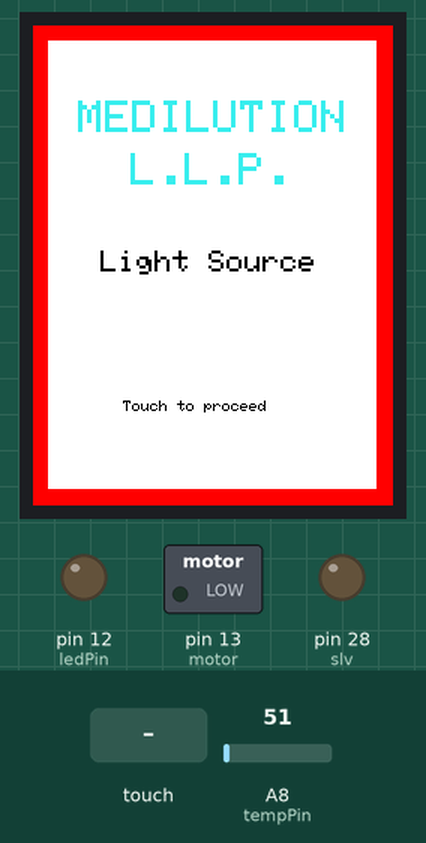
This sketch was run on a simulated Arduino Mega 2560, built with avr-gcc and run on an emulated ATmega2560. Shown: 240×320 colour display, switched loads named in the sketch (green lamp = pin HIGH), output pins drawn as LEDs (lit = HIGH). Inputs (shaded band) come from the test bench; at power-on: A8 (tempPin) = 51. EEPROM starts erased; what the sketch prints to the serial monitor is not drawn.

Above: at 1.0 s.
1.1 s: touch panel pressed at 62 % / 70 % of its raw x / y range
At 2.0 s:
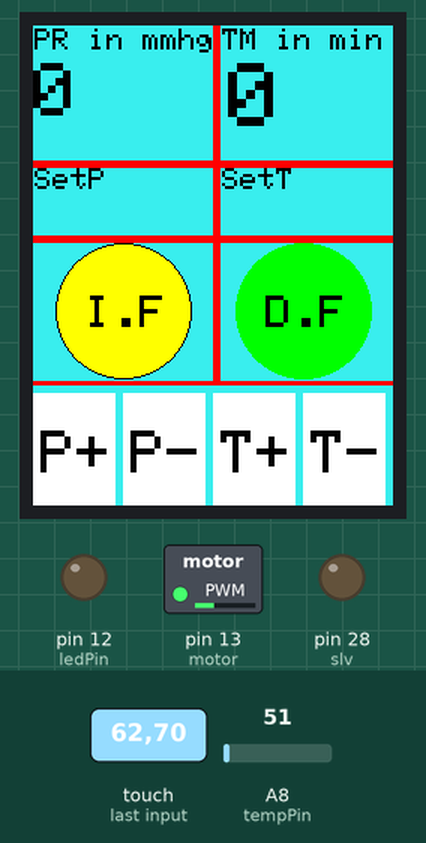
2.7 s: touch panel pressed at 13 % / 70 % of its raw x / y range
At 3.1 s:
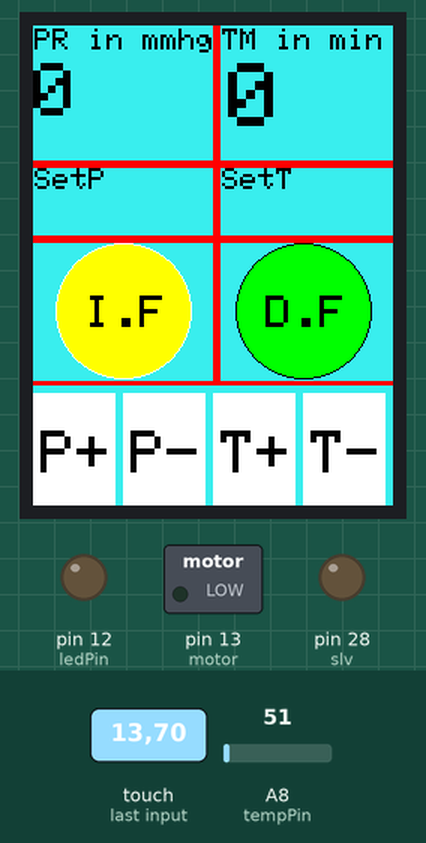
4.2 s: touch panel pressed at 13 % / 90 % of its raw x / y range
At 4.7 s:
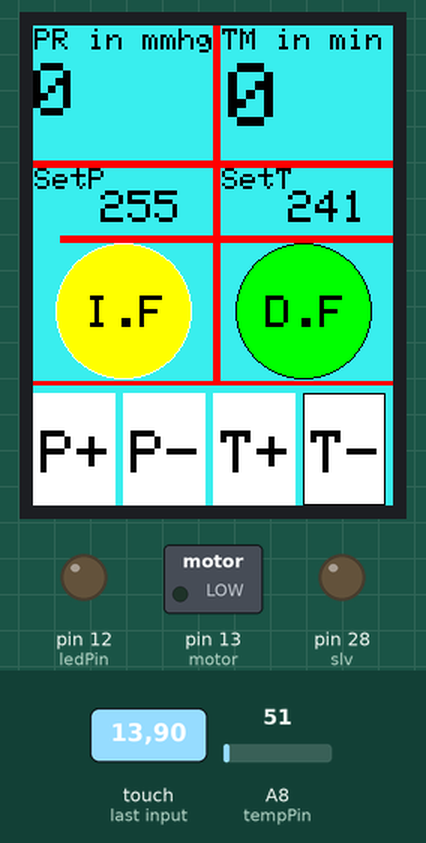
5.8 s: touch panel pressed at 38 % / 90 % of its raw x / y range
At 6.4 s:
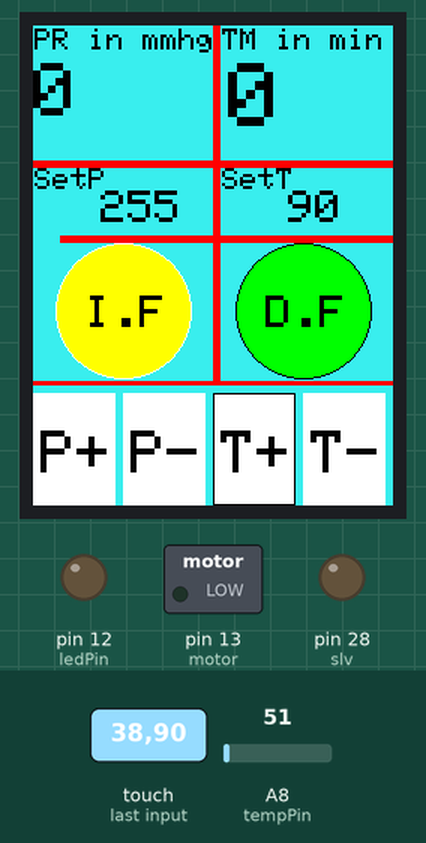
7.3 s: touch panel pressed at 87 % / 70 % of its raw x / y range
At 8.1 s:
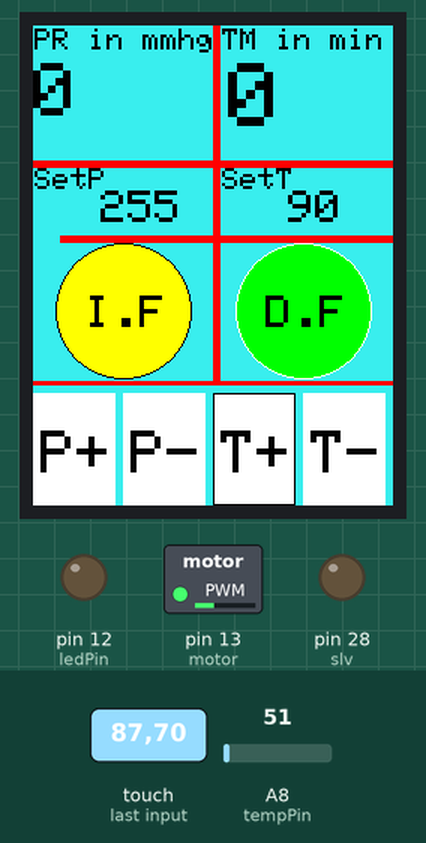
Timing chart, 0 to 10.3 s (numbered marks = the images above; inputs shaded):
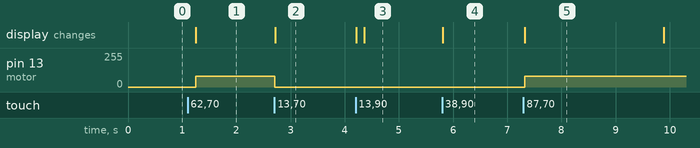

The sketch:

tunitimeeouch.ino
```cpp
#include <SPFD5408_Adafruit_GFX.h>    // Core graphics library
#include <SPFD5408_Adafruit_TFTLCD.h> // Hardware-specific library
#include <SPFD5408_TouchScreen.h>
#include <EEPROM.h>
#if defined(__SAM3X8E__)
    #undef __FlashStringHelper::F(string_literal)
    #define F(string_literal) string_literal
#endif

#define YP A1  // must be an analog pin, use "An" notation!
#define XM A2  // must be an analog pin, use "An" notation!
#define YM 7   // can be a digital pin
#define XP 6   // can be a digital pin

// Calibrate values
#define TS_MINX 965
#define TS_MINY 85
#define TS_MAXX 125
#define TS_MAXY 905

TouchScreen ts = TouchScreen(XP, YP, XM, YM, 300);

#define LCD_CS A3
#define LCD_CD A2
#define LCD_WR A1
#define LCD_RD A0
// optional
#define LCD_RESET A4

// Assign human-readable names to some common 16-bit color values:
#define BLACK   0x0000
#define WHITE   0xFFFF
#define RED     0xF800
#define GREEN   0x07E0
#define BLUE    0x3F7D
#define CYAN    0x07FF
#define MAGENTA 0xF81F
#define YELLOW  0xFFE0
#define GREY    0x2108
Adafruit_TFTLCD tft(LCD_CS, LCD_CD, LCD_WR, LCD_RD, LCD_RESET);

// Meter colour schemes
#define RED2RED 0
#define GREEN2GREEN 1
#define BLUE2BLUE 2
#define BLUE2RED 3
#define GREEN2RED 4
#define RED2GREEN 5
#define BOXSIZE 55
#define BOXSIZE1 120
#define BOXSIZE2 45


int coldcolor, ccurrentcolor;
int tcount;
bool cupdata=false;

int address = 50;
int address1 = 51;

int oldcolor, currentcolor;
int pcount;
bool updat=false;
bool updata=false;
int n1=1;
uint32_t runTime = -99999;       // time for next update
int reading = 0; // Value to be displayed
int d = 0; // Variable used for the sinewave test waveform
boolean alert = 0;
int8_t ramp = 1;
int tesmod =0;

bool dupdata;
bool iupdata;

int count1;
int motor = 13;
int slv  = 28;
int ss;
int s;
int m1;
 int m=0;
 int val;
int tempPin = 8;

const int ledPin = 12;// the number of the LED pin

int ledState = LOW;             // ledState used to set the LED
unsigned long previousMillis = 0;        // will store last time LED was updated
const long interval = 700;


void setup(void) {
    pinMode(motor, OUTPUT);
  pinMode(ledPin, OUTPUT);
  pinMode(slv, OUTPUT);
  Serial.begin(9600);
  Serial.println(F("Paint!"));

  tft.begin(0x9341); // SDFP5408
pcount = EEPROM.read(address);                  // read the value from the address
   tcount = EEPROM.read(address1);
  tft.setRotation(0); // Need for the Mega, please changed for your choice or rotation initial

  // Border

  drawBorder();

  // Initial screen

  tft.setCursor (30, 50);
  tft.setTextSize (3);
  tft.setTextColor(BLUE);
  tft.println("MEDILUTION");
  tft.setCursor (65, 85);
  tft.println("L.L.P.");
  tft.setCursor (45, 150);
  tft.setTextSize (2);
  tft.setTextColor(BLACK);
  tft.println("Light Source");

  tft.setCursor (60, 250);
  tft.setTextSize (1);
  tft.setTextColor(BLACK);
  tft.println("Touch to proceed");

  waitOneTouch();
  tft.fillScreen(BLUE);


tft.setCursor (1,2);
  tft.setTextSize (2);
  tft.setTextColor(BLACK);
  tft.println("PR in mmhg");

tft.setCursor (126,2);
  tft.setTextSize (2);
  tft.setTextColor(BLACK);
  tft.println("TM in min.");

tft.setCursor (1,95);
  tft.setTextSize (2);
  tft.setTextColor(BLACK);
  tft.println("SetP");

tft.setCursor (126,95);
  tft.setTextSize (2);
  tft.setTextColor(BLACK);
  tft.println("SetT");


tft.fillRect(0, 90,260, 5, RED);
tft.fillRect(120, 0,5, 238, RED);
tft.fillRect(0, 140,260, 5, RED);
tft.fillRect(0, 237,260, 3, RED);

tft.fillCircle(60, 190, BOXSIZE2, YELLOW);
 tft.setCursor (35,180);
  tft.setTextSize (3);
  tft.setTextColor(BLACK);
  tft.println("I.F");

  tft.fillCircle(180, 190, BOXSIZE2, GREEN);
tft.setCursor (155,180);
  tft.setTextSize (3);
  tft.setTextColor(BLACK);
  tft.println("D.F");


 tft.fillRect(0, 245,BOXSIZE, BOXSIZE+20, WHITE);
 tft.setCursor (5,270);
  tft.setTextSize (4);
  tft.setTextColor(BLACK);
  tft.println("P+");

  tft.fillRect(BOXSIZE+5, 245,BOXSIZE, BOXSIZE+20, WHITE);
 tft.setCursor (BOXSIZE+10,270);
  tft.setTextSize (4);
  tft.setTextColor(BLACK);
  tft.println("P-");


 tft.fillRect((BOXSIZE+5)*2, 245,BOXSIZE, BOXSIZE+20, WHITE);
  tft.setCursor (((BOXSIZE+5)*2)+5,270);
  tft.setTextSize (4);
  tft.setTextColor(BLACK);
  tft.println("T+");

  tft.fillRect((BOXSIZE+5)*3, 245,BOXSIZE, BOXSIZE+20, WHITE);
 tft.setCursor (((BOXSIZE+5)*3)+5,270);
  tft.setTextSize (4);
  tft.setTextColor(BLACK);
  tft.println("T-");

}

#define MINPRESSURE 10
#define MAXPRESSURE 1000

void loop()
{

val = analogRead(tempPin);
float mv = ( val);
int y = map(mv, 533, 980, 1, 500);
if(y < 0)
      y = 0;

tft.setCursor (0,25);
  tft.setTextSize (5.5);
  tft.setTextColor(BLACK,BLUE);

  tft.print(y);
  tft.println(" ");

   updata = false;
   cupdata = false;

  TSPoint p = ts.getPoint();


  pinMode(XM, OUTPUT);
  pinMode(YP, OUTPUT);

  if (p.z > MINPRESSURE && p.z < MAXPRESSURE) {


    p.x = map(p.x, TS_MINX, TS_MAXX, 0, tft.width());
    // *** SPFD5408 change -- End
    p.y = map(p.y, TS_MINY, TS_MAXY, 0, tft.height());;


  if (p.y > 190 && p.y <235) {
       coldcolor = ccurrentcolor;

       if (p.x < 100)
       {
        dupdata = false;
       iupdata = true;
         ccurrentcolor = RED;
         tft.drawCircle(60, 190, BOXSIZE2, BLACK);
       }
       else
       if (p.x < 240)
       {
    dupdata = true;
    iupdata = false;
    ccurrentcolor = YELLOW;
        tft.drawCircle(180, 190, BOXSIZE2, BLACK);
       }
if (coldcolor != ccurrentcolor) {
          if (coldcolor == RED) tft.drawCircle(60, 190, BOXSIZE2, WHITE);
          if (coldcolor == YELLOW) tft.drawCircle(180, 190, BOXSIZE2, WHITE);
          }
      }


    if (p.y > 245) {
       oldcolor = currentcolor;

       if (p.x < BOXSIZE+5) {
         pcount=pcount+5;

   if(pcount > 500)
      pcount = 500;

         currentcolor = RED;
         tft.drawRect(0, 245,BOXSIZE, BOXSIZE+20, BLACK);
       } else if (p.x < (BOXSIZE+5)*2) {
 pcount=pcount-5;

   if(pcount < 0)
      pcount = 000;

         currentcolor = YELLOW;
        tft.drawRect(BOXSIZE+5, 245,BOXSIZE, BOXSIZE+20, BLACK);
       }
       else
       if (p.x < (BOXSIZE+5)*3) {
         tcount=tcount+1;

   if(tcount > 90)
     tcount = 90;

         currentcolor = GREEN;
         tft.drawRect((BOXSIZE+5)*2, 245,BOXSIZE, BOXSIZE+20, BLACK);
       } else if (p.x < (BOXSIZE+5)*4) {
 tcount=tcount-1;

   if(tcount < 0)
      tcount = 000;

         currentcolor = CYAN;
         tft.drawRect((BOXSIZE+5)*3, 245,BOXSIZE, BOXSIZE+20, BLACK);
       }

if (oldcolor != currentcolor) {
          if (oldcolor == RED) tft.drawRect(0, 245,BOXSIZE, BOXSIZE+20, WHITE);
          if (oldcolor == YELLOW) tft.drawRect(BOXSIZE+5, 245,BOXSIZE, BOXSIZE+20, WHITE);
          if (oldcolor == GREEN) tft.drawRect((BOXSIZE+5)*2, 245,BOXSIZE, BOXSIZE+20, WHITE);
          if (oldcolor == CYAN)  tft.drawRect((BOXSIZE+5)*3, 245,BOXSIZE, BOXSIZE+20, WHITE);

          }
      updata = true;
      }
  }


Serial.println(iupdata);

if(iupdata)

  {
tft.setCursor (130,25);
  tft.setTextSize (6);
  tft.setTextColor(BLACK,BLUE);
  tft.print(m1);
tft.println(" ");
 Serial.print(m1);
ss=ss+1;
if(ss==7)
{
 ss=0;
 s=s+1;
}
if(s==60)
{
 s=0;
 m1=m1+1;

}
if(m1==100)
{
 m1=1;
}


   if( tcount <= m1)
  {
    unsigned long currentMillis = millis();

  if (currentMillis - previousMillis >= interval) {
    previousMillis = currentMillis;
if (ledState == 0) {
      ledState = 10;
    } else {
      ledState = 0;
    }
    analogWrite(ledPin, ledState);
  }
  }

   if( tcount > m1)
  {
  digitalWrite(ledPin,LOW);
  }

int x1= pcount+8;
int x2= pcount-5;

   if( y > x1 )
  {
        digitalWrite(slv, LOW);
     delay (300);
  digitalWrite(slv, HIGH);
    delay (20);
  digitalWrite(motor, LOW);

  }
     if( y < x2 )

   {
    analogWrite(motor, 80);
     digitalWrite(slv, LOW);

   }

       else
  {
        digitalWrite(motor, LOW);    // turn the LED off by making the voltage LOW
     digitalWrite(slv, LOW);

}

}


if(dupdata)
{
  if(y  > 4)
 {
 digitalWrite(slv, LOW);    // turn the LED off by making the voltage LOW
     delay (600);
  digitalWrite(slv, HIGH);
  delay (20);
  digitalWrite(motor, LOW);


 }
 if(y  < 4)
 {
   // prints the"mV" notation
 digitalWrite(slv, LOW);    // turn the LED off by making the voltage LOW
  digitalWrite(motor, LOW);
 }
}


     if (updata)
  {

tft.setCursor (45,110);
  tft.setTextSize (3);
  tft.setTextColor(BLACK,BLUE);
  tft.print(pcount);
  tft.println(" ");

tft.setCursor (170,110);
  tft.setTextSize (3);
  tft.setTextColor(BLACK,BLUE);
  tft.print(tcount);
  tft.println(" ");
  }
EEPROM.write(address, (pcount));                 // write the value to the EEPROM address
EEPROM.write(address1, (tcount));                 // write the value to the EEPROM address
}

// Wait one touch

TSPoint waitOneTouch() {

  // wait 1 touch to exit function

  TSPoint p;

  do {
    p= ts.getPoint();

    pinMode(XM, OUTPUT); //Pins configures again for TFT control
    pinMode(YP, OUTPUT);

  } while((p.z < MINPRESSURE )|| (p.z > MAXPRESSURE));

  return p;
}


void drawBorder () {

  // Draw a border

  uint16_t width = tft.width() - 1;
  uint16_t height = tft.height() - 1;
  uint8_t border = 10;

  tft.fillScreen(RED);
  tft.fillRect(border, border, (width - border * 2), (height - border * 2), WHITE);

}
```

Measured:
- after the input at 1.1 s, pin 13 (motor): 0/255 → 80/255 after 0.15 s; the display: changes after 0.15 s (image 1)
- after the input at 2.7 s, pin 13 (motor): 80/255 → 0/255 at once; the display: changes at once (image 2)
- after the input at 4.2 s, the display: first changes at once (image 3 shows a later state)
- after the input at 5.8 s, the display: changes at once (image 4)
- after the input at 7.3 s, pin 13 (motor): 0/255 → 80/255 at once; the display: changes at once (image 5)
